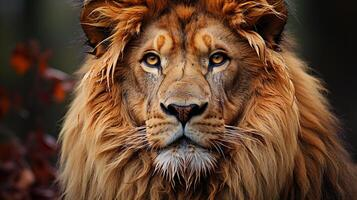
#> input picture images/lion.jpg, 357 x 200 px
$ jupyter execute histograms.ipynb
#> lines starting #> are read from the running program, lines starting #| are printed output that depends on the picture
[cell 1]
import numpy as np
import cv2 as cv
import matplotlib.pyplot as plt

[cell 2]
img = cv.imread("images/lion.jpg")
#> img is the input picture: shape (200, 357, 3); mean B, G, R 46.3, 67.3, 98

histB = cv.calcHist([img],[0],None,[256],[0,256])
#> histB = 256 values, max 2775 at index 0, min 0 at index 200, mean 278.9
histG = cv.calcHist([img],[1],None,[256],[0,256])
#> histG = 256 values, max 1379 at index 12, min 0 at index 217, mean 278.9
histR = cv.calcHist([img],[2],None,[256],[0,256])
#> histR = 256 values, max 995 at index 12, min 1 at index 250, mean 278.9

plt.plot(histB,color='blue')
plt.plot(histG,color='green')
plt.plot(histR,color='red')
plt.show()
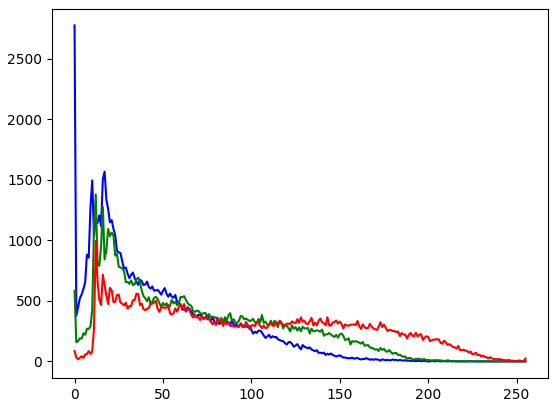
#> figure drawn by matplotlib, 1 panel; curve peaks at x = 0, y = 2775; curve peaks at x = 12, y = 1379; curve peaks at x = 12, y = 995

cv.imshow("original",img)
cv.waitKey(0)

[cell 3]
# histogram using mask
mask = np.zeros(img.shape[:2],np.uint8)
mask[100:300,100:400] = 255

masked_img = cv.bitwise_and(img,img,mask=mask)
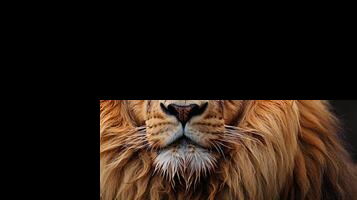
#> masked_img: shape (200, 357, 3); mean B, G, R 18.2, 26.4, 38.4


hist_full = cv.calcHist([img],[0],None,[256],[0,256])
#> hist_full has the same summary as histB
hist_mask = cv.calcHist([img],[0],mask,[256],[0,256])
#> hist_mask = 256 values, max 1002 at index 0, min 0 at index 190, mean 100.4

plt.plot(hist_full)
plt.plot(hist_mask)
plt.show()
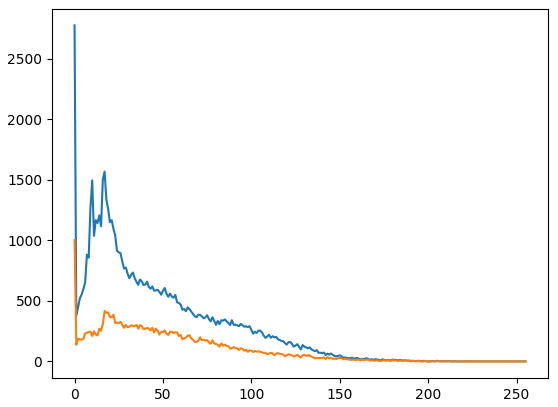
#> figure drawn by matplotlib, 1 panel; curve peaks at x = 0, y = 2775; curve peaks at x = 0, y = 1002

cv.imshow("masked img",masked_img)
cv.imshow("original",img)
cv.waitKey(0)

[cell 4]
# histogram Equalization
img = cv.cvtColor(img,cv.COLOR_BGR2GRAY)
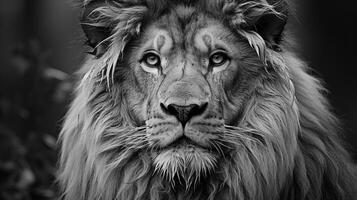
#> img: shape (200, 357); min 0, max 237, mean 74.1

hist1 = cv.calcHist([img],[0],None,[256],[0,256])
#> hist1 = 256 values, max 1136 at index 12, min 0 at index 232, mean 278.9

equ = cv.equalizeHist(img)
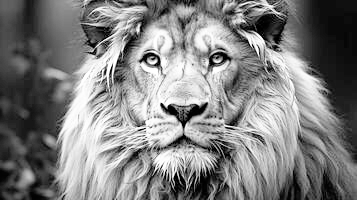
#> equ: shape (200, 357); min 0, max 255, mean 128.3
hist2 = cv.calcHist([equ],[0],None,[256],[0,256])
#> hist2 = 256 values, max 1136 at index 13, min 0 at index 7, mean 278.9
cv.imshow("equlized",equ)

plt.plot(hist1,color='blue')
plt.plot(hist2,color='red')
plt.show()
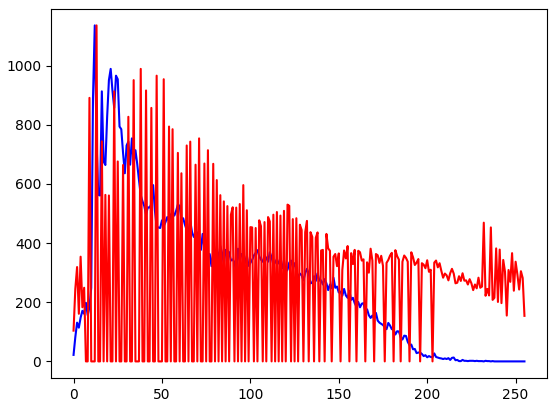
#> figure drawn by matplotlib, 1 panel; curve peaks at x = 12, y = 1136; curve peaks at x = 13, y = 1136


cv.imshow("original",img)
cv.waitKey(0)

[cell 5]
# adaptive equalization
clahe = cv.createCLAHE(clipLimit=2.0, tileGridSize=(8,8))
cl1 = clahe.apply(img)
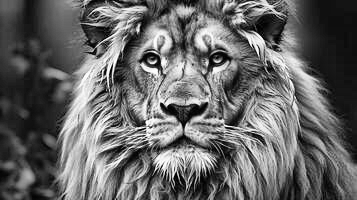
#> cl1: shape (200, 357); min 0, max 255, mean 102.9

cv.imshow("adaptive equ",cl1)
cv.waitKey(0)

[cell 6]
# 2d histograms
img = cv.imread("images/lion.jpg")
img = cv.cvtColor(img,cv.COLOR_BGR2HSV)
#> img: shape (200, 357, 3); mean H, S, V 21.3, 133, 98.2

hist = cv.calcHist([img],[0,1],None,[256,256],[0,180,0,256])
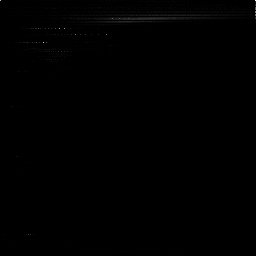
#> hist: shape (256, 256) float32; min 0, max 519, mean 1.1; drawn with min black and max white

plt.imshow(hist,interpolation = 'nearest')
plt.show()

$ run again, with images/squirrel.jpeg copied over images/lion.jpg
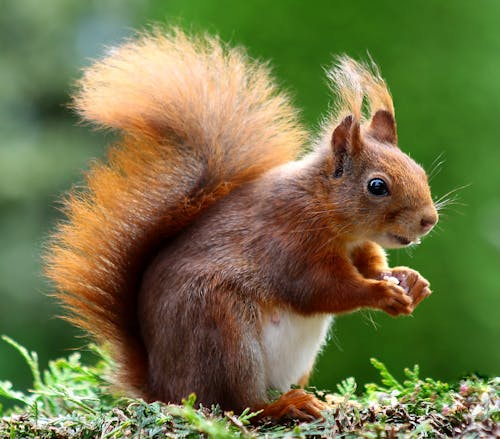
#> input picture images/squirrel.jpeg, 500 x 439 px
#> img is the input picture: shape (439, 500, 3); mean B, G, R 70.1, 115.5, 114.4
#> histB = 256 values, max 4865 at index 0, min 2 at index 254, mean 857.4
#> histG = 256 values, max 2537 at index 115, min 71 at index 251, mean 857.4
#> histR = 256 values, max 3632 at index 255, min 20 at index 2, mean 857.4
#> hist_full has the same summary as histB
#> hist_mask = 256 values, max 2006 at index 0, min 0 at index 254, mean 234.4
#> hist1 = 256 values, max 2677 at index 82, min 11 at index 0, mean 857.4
#> `equ = cv.equalizeHist(img)`:
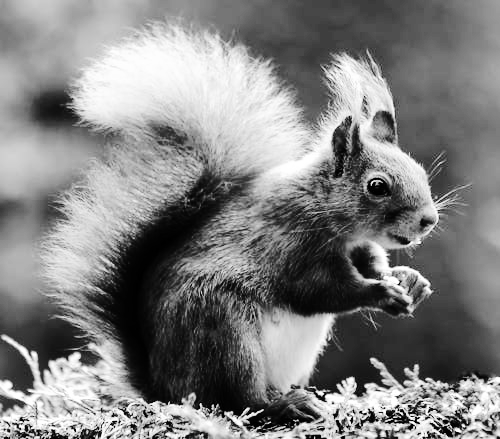
#> equ: shape (439, 500); min 0, max 255, mean 128.3
#> hist2 = 256 values, max 2677 at index 87, min 0 at index 29, mean 857.4
#> `hist = cv.calcHist([img],[0,1],None,[256,256],[0,180,0,256])`:
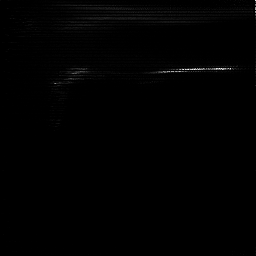
#> hist: shape (256, 256) float32; min 0, max 646, mean 3.3; drawn with min black and max white
